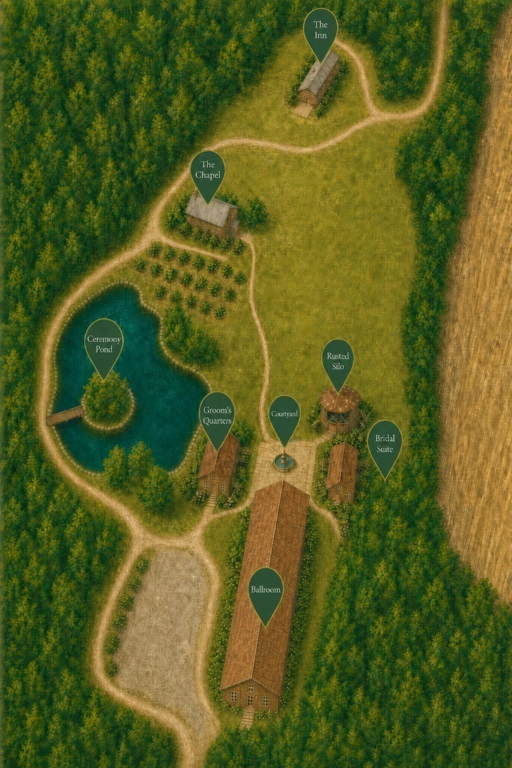
#> input picture public/maps/hidden-acres-grounds-illustrated.png, 1024 x 1536 px, found by its file name (shown at 1/2 size)
$ python _qa_detect_pins_v11_final.py
#> lines starting #> are read from the running program, lines starting #| are printed output that depends on the picture; after the words box and inside, x2 and y2 are one past the last pixel; in counts of white or black regions, pixels touching at a corner belong together
from PIL import Image, ImageDraw
import numpy as np
from pathlib import Path

src = Path(r"C:\Dev\hidden-acres\public\maps\hidden-acres-grounds-illustrated.png")
im = Image.open(src).convert("RGB")
#> im is the input picture: PIL image 1024x1536 RGB; mean R, G, B 86.3, 93.6, 32.6
a = np.asarray(im).astype(np.float32)
h, w, _ = a.shape
#> h = 1536; w = 1024
r, g, b = a[:, :, 0], a[:, :, 1], a[:, :, 2]
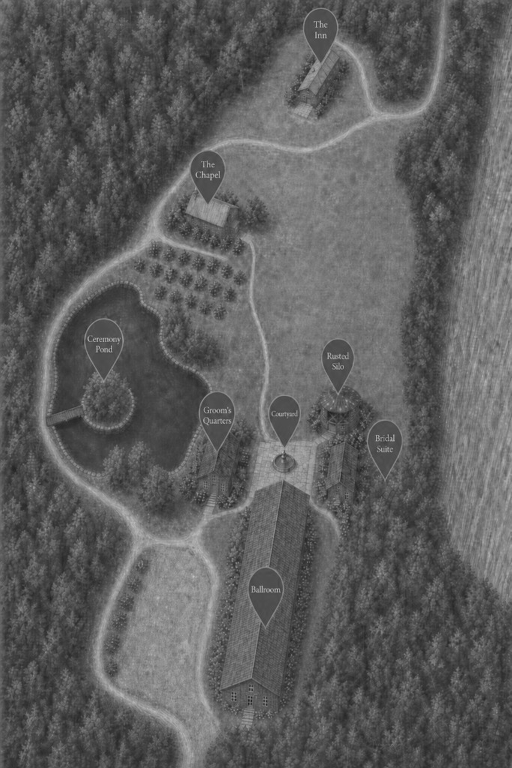
#> g: shape (1536, 1024) float32 (shown at 1/2 size); min 16, max 217, mean 93.6
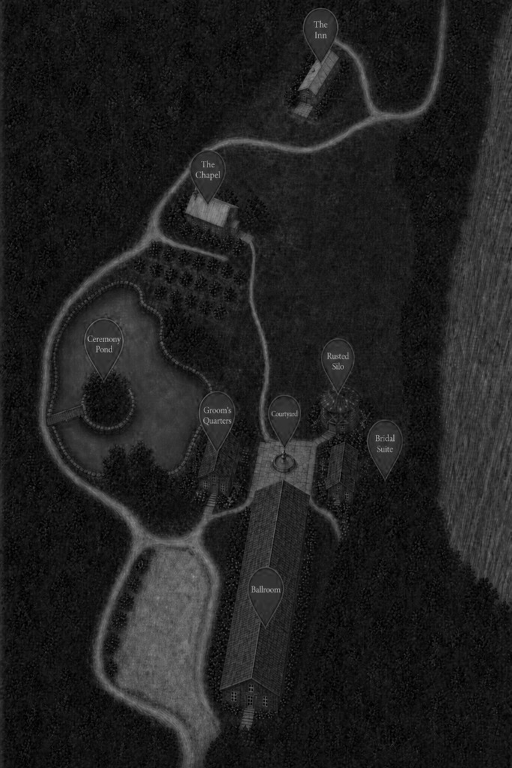
#> b: shape (1536, 1024) float32 (shown at 1/2 size); min 0, max 193, mean 32.6

pin_body = (
    (g > 35)
    & (g < 125)
    & (r < 110)
    & (b < 95)
    & (g > r + 5)
    & (g > b + 5)
    & ((g - r) + (g - b) > 25)
)
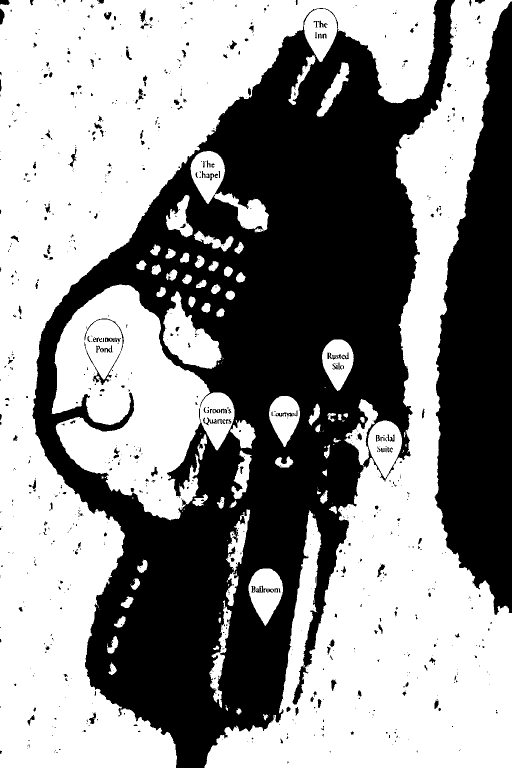
#> pin_body: shape (1536, 1024) bool (shown at 1/2 size); 56.2% white; 866 black regions (667 under 20 px), largest, box (x1, y1, x2, y2) and area: (64, 0, 910, 1536) 547828, (869, 3, 1024, 1230) 126062, (169, 637, 248, 770) 751
label = (r > 140) & (g > 155) & (b > 130) & (g >= r - 5) & ((r + g + b) > 450)
#> label: shape (1536, 1024) bool; 0.03% white in thin lines or dots, all inside (x1, y1, x2, y2) = (176, 42, 789, 1184)
dirs8 = [(-1, 0), (1, 0), (0, -1), (0, 1), (-1, -1), (-1, 1), (1, -1), (1, 1)]

# Hand-confirmed label centers (from detection + window search)
seeds = {
    "the-inn": (67.7, 4.3),
    "the-chapel": (42.8, 32.0),
    "ceremony-pond": (32.7, 52.7),
    "rusted-silo": (63.0, 56.4),
    "grooms-quarters": (47.1, 61.6),
    "courtyard-pavilion": (60.5, 66.6),
    "the-ballroom": (54.0, 74.9),
    "bridal-suite-salon": (71.5, 73.0),
}

out_dir = Path(r"C:\Dev\hidden-acres\public\maps\_qa-crops-v11-final")
out_dir.mkdir(exist_ok=True)

final = {}
ov = im.copy()
draw = ImageDraw.Draw(ov)

for name, (lxp, lyp) in seeds.items():
    cx, cy = lxp / 100 * w, lyp / 100 * h
    # find mint bbox near seed
    x0, x1 = max(0, int(cx) - 35), min(w, int(cx) + 35)
    y0, y1 = max(0, int(cy) - 25), min(h, int(cy) + 25)
    sub = label[y0:y1, x0:x1]
    if sub.any():
        sy, sx = np.where(sub)
        # use only mint near seed
        d = (sx + x0 - cx) ** 2 + (sy + y0 - cy) ** 2
        keep = d < 28 ** 2
        sx, sy = sx[keep], sy[keep]
        if len(sx) == 0:
            sy, sx = np.where(sub)
        x_min, x_max = int(sx.min() + x0), int(sx.max() + x0)
        y_min, y_max = int(sy.min() + y0), int(sy.max() + y0)
        cx = float(sx.mean() + x0)
        cy = float(sy.mean() + y0)
    else:
        x_min, x_max = int(cx - 12), int(cx + 12)
        y_min, y_max = int(cy - 8), int(cy + 8)

    max_r_top = max(18, (x_max - x_min) / 2 + 14)
    seeds_px = []
    for y in range(max(0, y_min - 6), min(h, y_max + 10)):
        for x in range(max(0, x_min - 12), min(w, x_max + 12)):
            if pin_body[y, x]:
                seeds_px.append((y, x))

    visited = np.zeros((h, w), dtype=bool)
    stack = []
    for y, x in seeds_px:
        if not visited[y, x]:
            visited[y, x] = True
            stack.append((y, x))
    pts_x, pts_y = [], []
    while stack:
        y, x = stack.pop()
        if y <= y_max + 2:
            max_r = max_r_top
        else:
            t = (y - (y_max + 2)) / 58.0
            if t > 1.15:
                continue
            max_r = max_r_top * max(0.06, 1.0 - t * 0.96)
        if abs(x - cx) > max_r:
            continue
        pts_x.append(x)
        pts_y.append(y)
        for dy, dx in dirs8:
            ny, nx = y + dy, x + dx
            if 0 <= ny < h and 0 <= nx < w and (not visited[ny, nx]) and pin_body[ny, nx]:
                visited[ny, nx] = True
                stack.append((ny, nx))

    if len(pts_x) < 50:
        print(f"{name}: FAIL n={len(pts_x)}")
        continue

    xs = np.array(pts_x)
    ys = np.array(pts_y)
    tip_y = int(ys.max())
    tip_x = float(np.median(xs[ys >= tip_y - 1]))
    # walk up a few rows for the actual pointy tip (narrowest bottom)
    for row in range(tip_y, tip_y - 6, -1):
        row_xs = xs[ys == row]
        if len(row_xs) == 0:
            continue
        tip_x = float(np.median(row_xs))
        tip_y = row
        if len(row_xs) <= 3:
            break

    xp, yp = tip_x / w * 100, tip_y / h * 100
    final[name] = (round(xp, 1), round(yp, 1))
    print(f"{name}: tip%=({xp:.2f},{yp:.2f}) px=({tip_x:.1f},{tip_y}) n={len(pts_x)} label%=({cx/w*100:.1f},{cy/h*100:.1f})")

    # crop
    half = 60
    cx0, cy0 = int(tip_x), int(tip_y)
    crop_box = (max(0, cx0 - half), max(0, cy0 - half - 20), min(w, cx0 + half), min(h, cy0 + half))
    crop = im.crop(crop_box).copy()
    cd = ImageDraw.Draw(crop)
    lx, ly = tip_x - crop_box[0], tip_y - crop_box[1]
    cd.ellipse([lx - 4, ly - 4, lx + 4, ly + 4], outline=(255, 0, 0), width=2)
    cd.line([lx - 10, ly, lx + 10, ly], fill=(255, 255, 0))
    cd.line([lx, ly - 10, lx, ly + 10], fill=(255, 255, 0))
    crop.save(out_dir / f"{name}.png")

    draw.ellipse([tip_x - 5, tip_y - 5, tip_x + 5, tip_y + 5], outline=(255, 0, 0), width=2)
    draw.line([tip_x - 12, tip_y, tip_x + 12, tip_y], fill=(255, 255, 0))
    draw.line([tip_x, tip_y - 12, tip_x, tip_y + 12], fill=(255, 255, 0))
    draw.text((tip_x + 6, tip_y - 10), name.split("-")[0][:5], fill=(255, 0, 255))
#> this loop made 8 passes
#> (d, keep, x_min, x_max, y_min, y_max) on pass 7: ([1302.5, 1594.2, 1346.6, 1640.3, 1392.6], [False, False, False, False, False], 520, 524, 1172, 1174)
#| the-ballroom: tip%=(51.07,80.73) px=(523.0,1240) n=2195 label%=(51.0,76.4)
#> pass 1, `crop.save(out_dir / f"{name}.png")`:
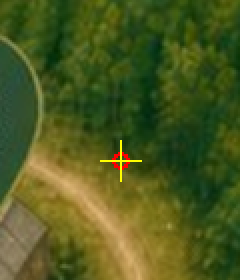
#> saved as the-inn.png: PIL image 120x140 RGB (shown 2 times larger); mean R, G, B 77, 89.8, 31
#> after the loop:
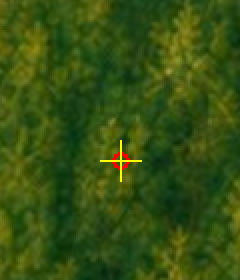
#> crop: PIL image 120x140 RGB (shown 2 times larger); mean R, G, B 54.2, 81.1, 17.1
#> after the loop:
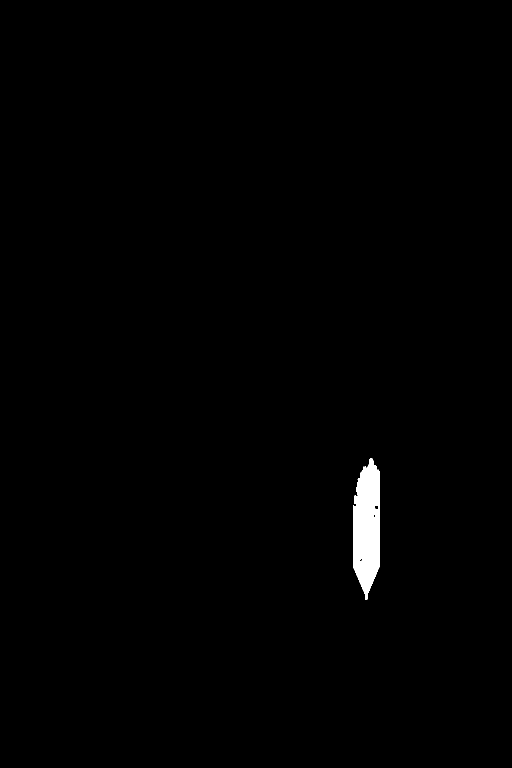
#> visited: shape (1536, 1024) bool (shown at 1/2 size); 0.75% white; 1 white region, box (x1, y1, x2, y2) and area: (706, 916, 760, 1199) 11749
#> after the loop, final = {'the-inn': (69.8, 5.3), 'the-chapel': (43.9, 32.4), 'ceremony-pond': (32.7, 57.6), 'rusted-silo': (65.2, 57.5), 'grooms-quarters': (46.6, 64.9), 'courtyard-pavilion': (60.5, 71.2), 'the-ballroom': (51.1, 80.7), 'bridal-suite-salon': (71.5, 77.9)}

ov.save(r"C:\Dev\hidden-acres\public\maps\_qa-v11-final-tips.png")
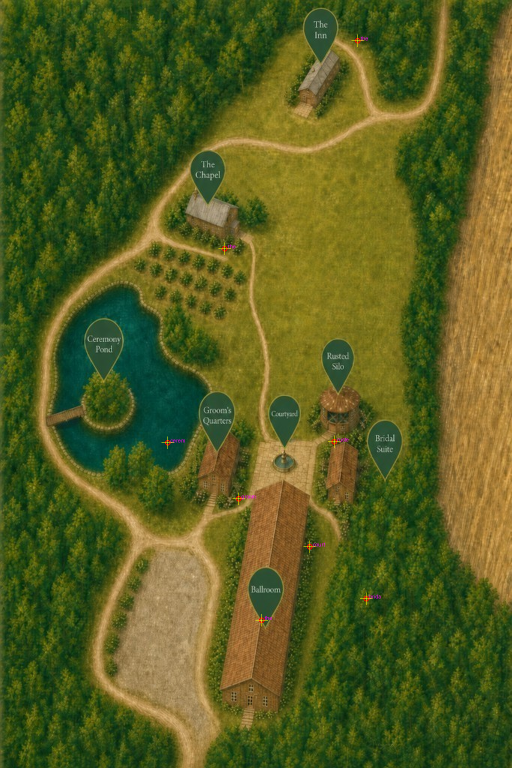
#> saved as _qa-v11-final-tips.png: PIL image 1024x1536 RGB (shown at 1/2 size); mean R, G, B 86.4, 93.6, 32.6
print("\nFINAL:")
for k, v in final.items():
    print(f"  {k}: {v}")
#> this loop made 8 passes
#|   the-inn: (69.8, 5.3)
#|   the-chapel: (43.9, 32.4)
#|   ceremony-pond: (32.7, 57.6)
#|   rusted-silo: (65.2, 57.5)
#|   grooms-quarters: (46.6, 64.9)
#|   courtyard-pavilion: (60.5, 71.2)
#|   the-ballroom: (51.1, 80.7)
#|   bridal-suite-salon: (71.5, 77.9)

$ run again, with public/maps/_qa-chapel-crop-from-base-gen.png copied over public/maps/hidden-acres-grounds-illustrated.png
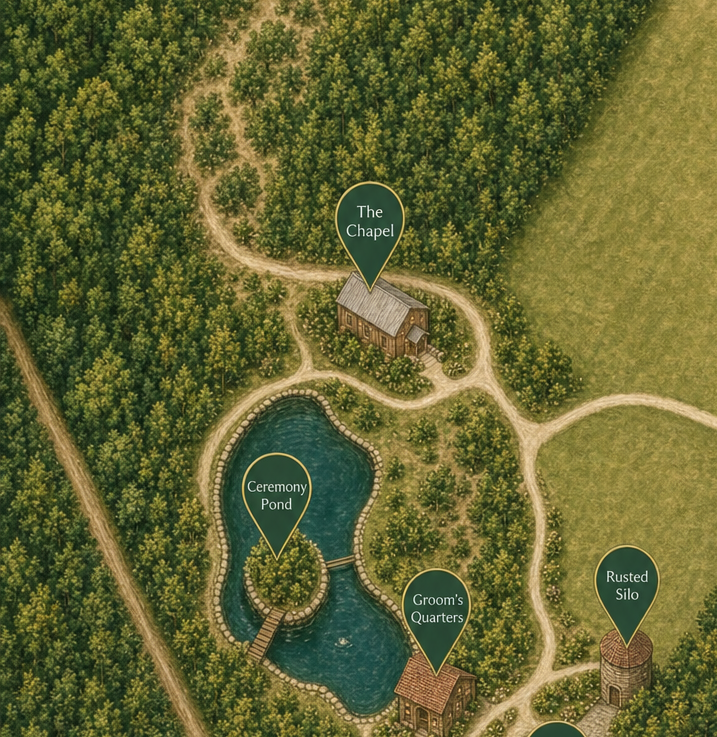
#> input picture public/maps/_qa-chapel-crop-from-base-gen.png, 717 x 737 px, found by its file name
#> pin_body: shape (737, 717) bool; 41.8% white; 1011 white regions (913 under 20 px), largest, box (x1, y1, x2, y2) and area: (0, 0, 281, 737) 75843, (251, 0, 653, 305) 51001, (0, 330, 182, 737) 27848
#> label: shape (737, 717) bool; 0.17% white in thin lines or dots, all inside (x1, y1, x2, y2) = (248, 205, 647, 645)
#> after the loop `for name, (lxp, lyp) in seeds.items():`:
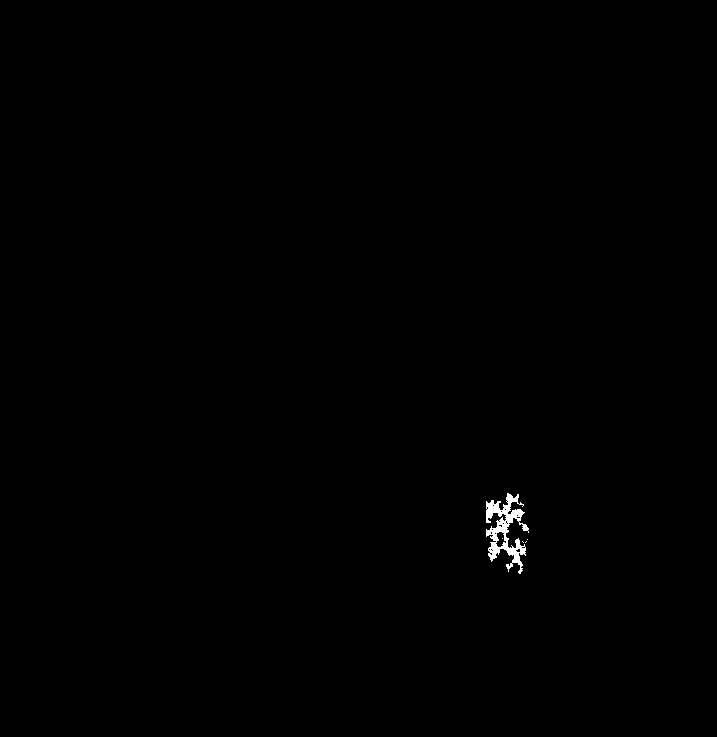
#> visited: shape (737, 717) bool; 0.26% white; 5 white regions (4 under 20 px), largest, box (x1, y1, x2, y2) and area: (486, 493, 529, 574) 1365
#> after the loop `for name, (lxp, lyp) in seeds.items():`: final = {'the-inn': (65.8, 9.1), 'the-chapel': (45.6, 35), 'ceremony-pond': (30.5, 56.2), 'rusted-silo': (60.2, 59.2), 'grooms-quarters': (47.1, 71.8), 'courtyard-pavilion': (61.9, 69.2), 'the-ballroom': (54.3, 79), 'bridal-suite-salon': (72.5, 77.7)}
#> `ov.save(r"C:\Dev\hidden-acres\public\maps\_qa-v11-final-tips.png")`:
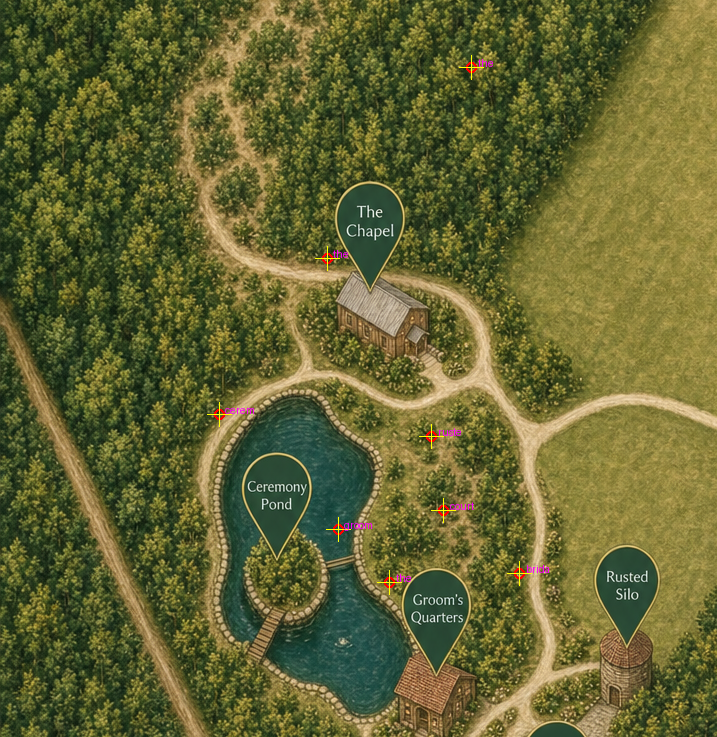
#> saved as _qa-v11-final-tips.png: PIL image 717x737 RGB; mean R, G, B 99.8, 100.7, 51
#> the loop `for k, v in final.items():` made 8 passes
#> (printed output is left out)

$ run again, with public/maps/_qa-chapel-crop-gen1.png copied over public/maps/hidden-acres-grounds-illustrated.png
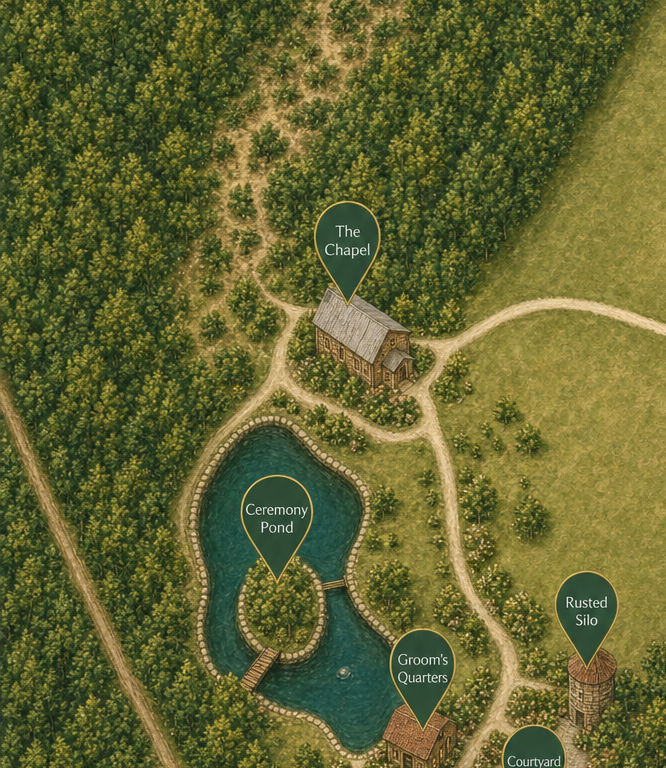
#> input picture public/maps/_qa-chapel-crop-gen1.png, 666 x 768 px, found by its file name
#> pin_body: shape (768, 666) bool; 42.8% white; 1131 white regions (986 under 20 px), largest, box (x1, y1, x2, y2) and area: (0, 0, 301, 768) 87093, (267, 0, 646, 329) 46645, (0, 415, 155, 768) 19846
#> label: shape (768, 666) bool; 0.21% white in thin lines or dots, all inside (x1, y1, x2, y2) = (246, 225, 607, 768)
#> after the loop `for name, (lxp, lyp) in seeds.items():`:
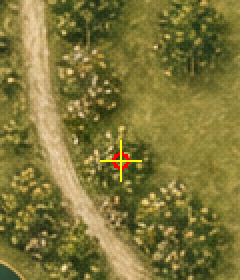
#> crop: PIL image 120x140 RGB (shown 2 times larger); mean R, G, B 125.7, 117.2, 56.6
#> after the loop `for name, (lxp, lyp) in seeds.items():`: final = {'the-inn': (65.6, 9.2), 'the-chapel': (44.4, 37.6), 'ceremony-pond': (30.3, 56.6), 'rusted-silo': (60.3, 55.5), 'grooms-quarters': (47.1, 71.5), 'courtyard-pavilion': (56.6, 67.8), 'the-ballroom': (54.1, 84.8), 'bridal-suite-salon': (74.3, 75.7)}
#> `ov.save(r"C:\Dev\hidden-acres\public\maps\_qa-v11-final-tips.png")`:
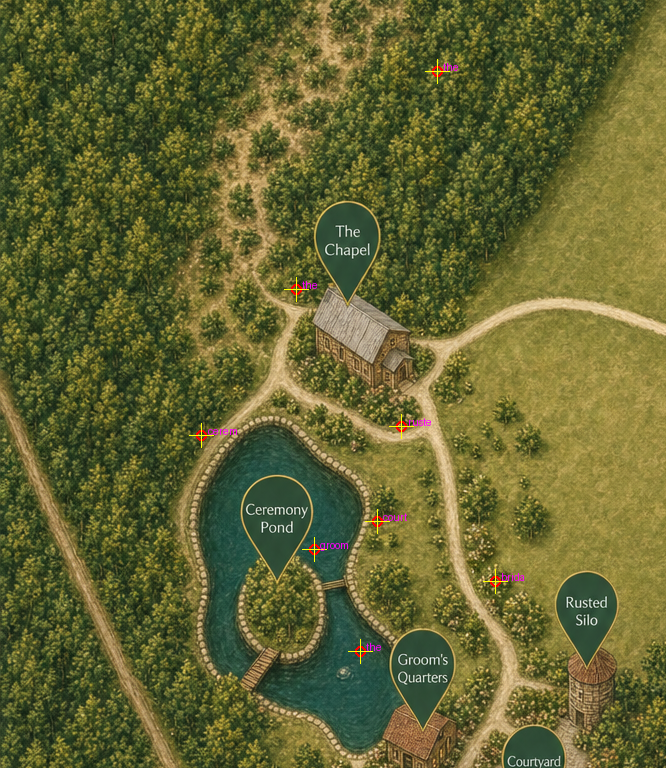
#> saved as _qa-v11-final-tips.png: PIL image 666x768 RGB; mean R, G, B 99.5, 100.5, 50.7
#> the loop `for k, v in final.items():` made 8 passes
#> (printed output is left out)

$ run again, with public/maps/_qa-chapel-crop-retry.png copied over public/maps/hidden-acres-grounds-illustrated.png
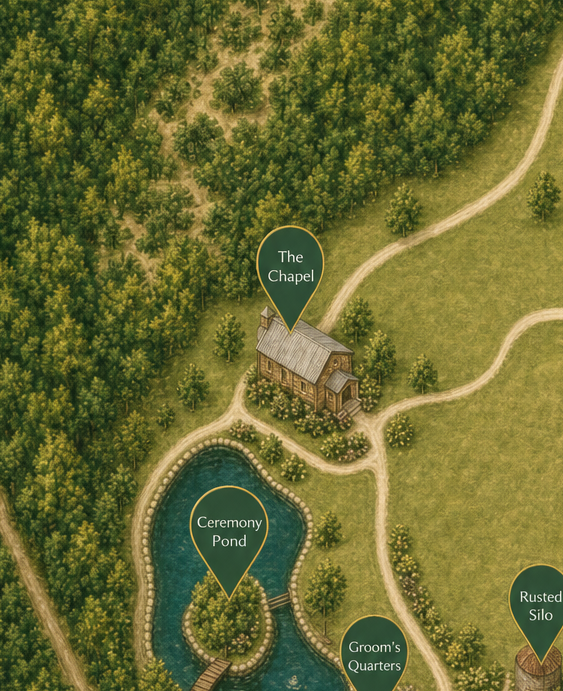
#> input picture public/maps/_qa-chapel-crop-retry.png, 563 x 691 px, found by its file name
#> pin_body: shape (691, 563) bool; 41.3% white; 694 white regions (612 under 20 px), largest, box (x1, y1, x2, y2) and area: (0, 0, 563, 691) 108435, (147, 444, 307, 691) 14414, (213, 603, 349, 691) 4881
#> label: shape (691, 563) bool; 0.23% white in thin lines or dots, all inside (x1, y1, x2, y2) = (198, 251, 561, 683)
#> after the loop `for name, (lxp, lyp) in seeds.items():`: final = {'the-inn': (67.8, 12.7), 'the-chapel': (42.6, 41.5), 'ceremony-pond': (34.5, 59), 'rusted-silo': (65.9, 58.5), 'grooms-quarters': (46.8, 66.3), 'courtyard-pavilion': (59.5, 66.3), 'the-ballroom': (52.2, 81.6)}
#> `ov.save(r"C:\Dev\hidden-acres\public\maps\_qa-v11-final-tips.png")`:
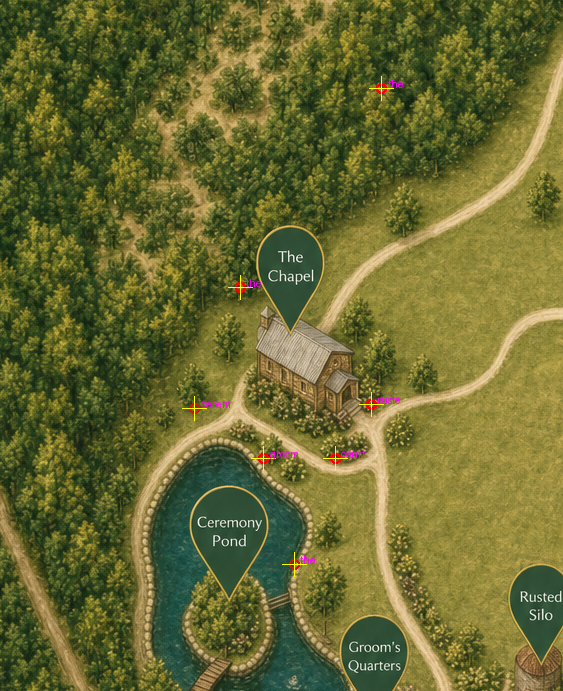
#> saved as _qa-v11-final-tips.png: PIL image 563x691 RGB; mean R, G, B 105, 105.9, 50.2
#> the loop `for k, v in final.items():` made 7 passes
#> (printed output is left out)
